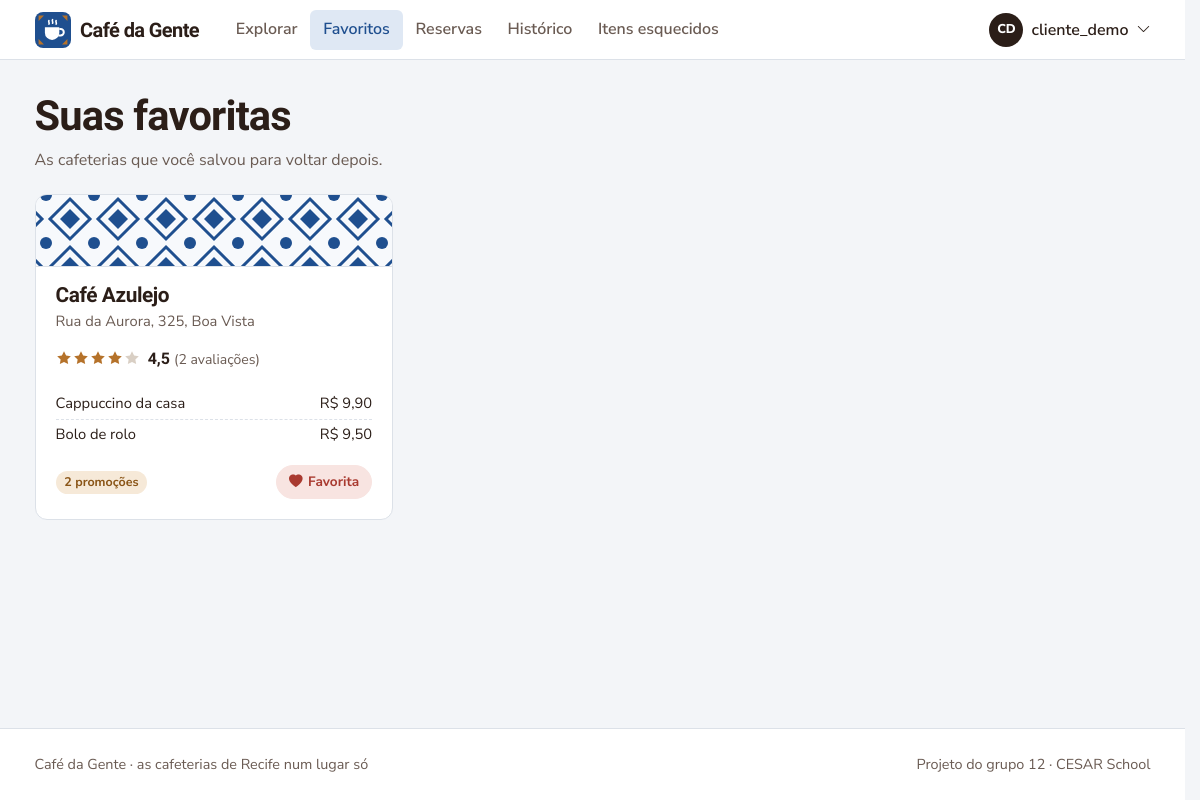
/favoritos/ (signed in), run on the app's committed database.
### coffee12app/models.py (models this page shows, shortened)
class CustomUser(AbstractUser):
    phone_number = models.CharField(max_length=15, blank=True)
    COFFEEADMIN = 'CM'
    CLIENT = 'CL'
    ZONANORTE = 'ZN'
    ZONASUL = 'ZS'
    ZONAOESTE = 'ZO'
    CENTRO = 'CE'
    NAOIDENTIFICAR = 'NI'
    ROLES = [
        (COFFEEADMIN, 'Administrador de Café'),
        (CLIENT, 'Cliente')
    ]
    LOCALIDADES = [
        (ZONANORTE, 'Zona Norte'),
        (ZONASUL, 'Zona Sul'),
        (ZONAOESTE, 'Zona Oeste'),
        (CENTRO, 'Centro'),
        (NAOIDENTIFICAR, 'Não Identificar')
    ]
    role = models.CharField(
        max_length=2,
        choices=ROLES,
        default=CLIENT,
    )
    localidade = models.CharField(
        max_length=2,
        choices=LOCALIDADES,
        default=NAOIDENTIFICAR,
    )
    cafeteria = models.ForeignKey('Estabelecimento', on_delete=models.PROTECT, null=True, blank=True)
    possui_estabelecimento = models.BooleanField(default=False)
    cafeteria_favorita = models.ManyToManyField('Estabelecimento', blank=True, related_name='cafeterias_favoritas')

class Estabelecimento(models.Model):
    nome = models.CharField(max_length=100)
    endereco = models.CharField(max_length=200)
    telefone = models.CharField(max_length=15)
    proprietario = models.ForeignKey(CustomUser, on_delete=models.CASCADE)
    descricao_horario = models.CharField(max_length=200, default='')

class Prato(models.Model):
    nome = models.CharField(max_length=100)
    descricao = models.TextField()
    preco = models.DecimalField(max_digits=6, decimal_places=2)
    preco_promocional = models.DecimalField(max_digits=6, decimal_places=2, null=True, blank=True)
    estabelecimento = models.ForeignKey(Estabelecimento, on_delete=models.CASCADE)
    prato_principal = models.BooleanField(default=False)
    @property
    def em_promocao(self):
        return self.preco_promocional is not None and self.preco_promocional < self.preco

### coffee12app/views.py (the view)
# urls.py: path('favoritos/',views.Favoritos,name='favoritos'),
@apenas_clientes
def Favoritos(request):
    favoritas = cafeterias_com_resumo().filter(cafeterias_favoritas=request.user).order_by('nome')
    return render(request, 'favoritos.html', {
        'cafeterias_favoritas': favoritas,
        'favoritos_ids': {c.id for c in favoritas},
    })

### coffee12app/context_processors.py (called while the page is built, shortened)
def navegacao(request):
    user = getattr(request, 'user', None)
    match = getattr(request, 'resolver_match', None)
    contexto = {'rota_atual': match.url_name if match else ''}
    if not user or not user.is_authenticated:
        return contexto
    eh_dono = user.role == CustomUser.COFFEEADMIN
    contexto['eh_dono_cafe'] = eh_dono
    return contexto

### coffee12app/templatetags/cafe_tags.py (called while the page is built)
@register.filter
def brl(valor):
    if valor is None or valor == '':
        return ''
    try:
        valor = Decimal(valor)
    except (InvalidOperation, TypeError, ValueError):
        return valor
    texto = f'{valor:,.2f}'.replace(',', 'X').replace('.', ',').replace('X', '.')
    return f'R$ {texto}'

@register.filter
def nota(valor):
    if valor is None:
        return ''
    return f'{float(valor):.1f}'.replace('.', ',')

@register.inclusion_tag('partials/estrelas.html')
def estrelas(valor, tamanho='md'):
    valor = float(valor or 0)
    cheias = int(round(valor))
    return {'cheias': range(cheias), 'vazias': range(5 - cheias), 'valor': valor, 'tamanho': tamanho}

@register.filter
def iniciais(nome):
    partes = [p for p in str(nome).replace('_', ' ').replace('.', ' ').split() if p]
    if not partes:
        return '?'
    if len(partes) == 1:
        return partes[0][:2].upper()
    return (partes[0][0] + partes[-1][0]).upper()

@register.filter
def azulejo(valor):
    return sum(ord(c) for c in str(valor)) % 4 + 1

### coffee12app/views.py (called while the page is built)
def apenas_clientes(view):
    @wraps(view)
    @login_required
    def wrapper(request, *args, **kwargs):
        if request.user.role != CustomUser.CLIENT:
            messages.info(request, 'Essa área é para clientes. Use o painel da sua cafeteria.')
            return redirect('homepagecafe')
        return view(request, *args, **kwargs)
    return wrapper

def cafeterias_com_resumo():
    return (
        Estabelecimento.objects
        .annotate(media=Avg('feedback__rating'), total_avaliacoes=Count('feedback', distinct=True))
        .prefetch_related(
            Prefetch('prato_set', queryset=Prato.objects.filter(prato_principal=True), to_attr='destaques'),
            Prefetch(
                'prato_set',
                queryset=Prato.objects.filter(preco_promocional__isnull=False, preco_promocional__lt=F('preco')),
                to_attr='promocoes',
            ),
        )
    )

### templates/favoritos.html (shortened to what this page needs)
{% extends 'base.html' %}
{% block conteudo %}
<div class="container">
  <div class="cabecalho">
    <h1>Suas favoritas</h1>
    <p>As cafeterias que você salvou para voltar depois.</p>
  </div>
  {% if cafeterias_favoritas %}
    <div class="grade-cafes">
      {% for cafe in cafeterias_favoritas %}
        {% include 'partials/cafe_card.html' with cafe=cafe mostrar_favorito=True %}
      {% endfor %}
    </div>
  {% endif %}
</div>
{% endblock %}

### templates/base.html (shortened to what this page needs)
{% load static cafe_tags %}<!doctype html>
<html lang="pt-BR">
<head>
  <link href="https://cdn.jsdelivr.net/npm/bootstrap@5.3.3/dist/css/bootstrap.min.css" rel="stylesheet">
  <link href="https://cdn.jsdelivr.net/npm/bootstrap-icons@1.11.3/font/bootstrap-icons.min.css" rel="stylesheet">
  <link href="{% static 'css/app.css' %}" rel="stylesheet">
</head>
<body>
  <header class="barra">
    <nav class="navbar navbar-expand-lg">
      <div class="container">
        {% if user.is_authenticated %}
          <a class="marca" href="{% if eh_dono_cafe %}{% url 'homepagecafe' %}{% else %}{% url 'homepage' %}{% endif %}">
        {% else %}
          <a class="marca" href="{% url 'inicio' %}">
        {% endif %}
            Café da Gente
          </a>
        {% if user.is_authenticated %}
          <div class="collapse navbar-collapse" id="menu">
            <ul class="navbar-nav ms-lg-4 me-auto">
              {% if eh_dono_cafe %}
                <li class="nav-item"><a class="nav-link {% if rota_atual == 'homepagecafe' %}ativo{% endif %}" href="{% url 'homepagecafe' %}">Painel</a></li>
                {% if minha_cafeteria %}
                  <li class="nav-item"><a class="nav-link {% if rota_atual == 'excluirPrato' or rota_atual == 'cadastrarPrato' or rota_atual == 'editarPrato' %}ativo{% endif %}" href="{% url 'excluirPrato' %}">Cardápio</a></li>
                  <li class="nav-item"><a class="nav-link {% if rota_atual == 'reserva_listar' %}ativo{% endif %}" href="{% url 'reserva_listar' %}">Reservas{% if nav_reservas_pendentes %}<span class="contador" title="pendentes">{{ nav_reservas_pendentes }}</span>{% endif %}</a></li>
                  <li class="nav-item"><a class="nav-link {% if rota_atual == 'solicitacoes' %}ativo{% endif %}" href="{% url 'solicitacoes' %}">Itens esquecidos{% if nav_itens_pendentes %}<span class="contador" title="pendentes">{{ nav_itens_pendentes }}</span>{% endif %}</a></li>
                  <li class="nav-item"><a class="nav-link {% if rota_atual == 'verFeedbacks' %}ativo{% endif %}" href="{% url 'verFeedbacks' minha_cafeteria.id %}">Avaliações</a></li>
                {% endif %}
              {% else %}
                <li class="nav-item"><a class="nav-link {% if rota_atual == 'homepage' %}ativo{% endif %}" href="{% url 'homepage' %}">Explorar</a></li>
                <li class="nav-item"><a class="nav-link {% if rota_atual == 'favoritos' %}ativo{% endif %}" href="{% url 'favoritos' %}">Favoritos</a></li>
                <li class="nav-item"><a class="nav-link {% if rota_atual == 'reserva_list' or rota_atual == 'reserva_update' %}ativo{% endif %}" href="{% url 'reserva_list' %}">Reservas</a></li>
                <li class="nav-item"><a class="nav-link {% if rota_atual == 'historico' %}ativo{% endif %}" href="{% url 'historico' %}">Histórico</a></li>
                <li class="nav-item"><a class="nav-link {% if rota_atual == 'listar_requisicoes_cliente' %}ativo{% endif %}" href="{% url 'listar_requisicoes_cliente' %}">Itens esquecidos</a></li>
              {% endif %}
            </ul>
            <div class="dropdown">
              <button class="btn p-0 border-0 d-flex align-items-center gap-2" type="button" data-bs-toggle="dropdown" aria-expanded="false">
                <span class="avatar" aria-hidden="true">{{ user.username|iniciais }}</span>
                <span class="fw-semibold">{{ user.username }}</span>
                <i class="bi bi-chevron-down small" aria-hidden="true"></i>
              </button>
            </div>
          </div>
        {% endif %}
      </div>
    </nav>
  </header>
  <main id="conteudo">
    {% block conteudo %}{% endblock %}
  </main>
  {% block rodape %}
  <footer class="rodape">
    <div class="container d-flex flex-wrap justify-content-between gap-2">
      <span>Café da Gente · as cafeterias de Recife num lugar só</span>
      <span>Projeto do grupo 12 · CESAR School</span>
    </div>
  </footer>
  {% endblock %}
</body>
</html>

### templates/partials/cafe_card.html
{% load cafe_tags %}
<article class="cafe">
  <div class="cafe-topo azulejo-{{ cafe.nome|azulejo }}" aria-hidden="true"></div>
  <div class="cafe-corpo">
    <h3><a href="{% url 'perfilCafeteria' cafe.id %}">{{ cafe.nome }}</a></h3>
    <div class="cafe-endereco">{{ cafe.endereco }}</div>
    <div class="mb-3">
      {% if cafe.media %}
        {% estrelas cafe.media %} <span class="nota-media ms-1">{{ cafe.media|nota }}</span>
        <span class="texto-suave small">({{ cafe.total_avaliacoes }} avaliaç{{ cafe.total_avaliacoes|pluralize:"ão,ões" }})</span>
      {% else %}
        <span class="sem-nota">Ainda sem avaliações</span>
      {% endif %}
    </div>
    {% if cafe.destaques or cafe.promocoes %}
      <ul class="cafe-destaques">
        {% for prato in cafe.destaques|slice:":3" %}
          <li><span>{{ prato.nome }}</span><span>{% if prato.em_promocao %}{{ prato.preco_promocional|brl }}{% else %}{{ prato.preco|brl }}{% endif %}</span></li>
        {% endfor %}
      </ul>
    {% endif %}
    <div class="cafe-rodape">
      {% if cafe.promocoes %}
        <span class="etiqueta etiqueta-promo">{{ cafe.promocoes|length }} promoç{{ cafe.promocoes|length|pluralize:"ão,ões" }}</span>
      {% else %}
        <span></span>
      {% endif %}
      {% if mostrar_favorito %}
        {% if cafe.id in favoritos_ids %}
          <form method="post" action="{% url 'desfavoritarCafeteria' cafe.id %}">{% csrf_token %}
            <button type="submit" class="btn-favorito ativo" aria-label="Remover {{ cafe.nome }} dos favoritos"><i class="bi bi-heart-fill" aria-hidden="true"></i> Favorita</button>
          </form>
        {% else %}
          <form method="post" action="{% url 'favoritarCafeteria' cafe.id %}">{% csrf_token %}
            <button type="submit" class="btn-favorito" aria-label="Adicionar {{ cafe.nome }} aos favoritos"><i class="bi bi-heart" aria-hidden="true"></i> Favoritar</button>
          </form>
        {% endif %}
      {% endif %}
    </div>
  </div>
</article>

### templates/partials/estrelas.html
<span class="estrelas {{ tamanho }}" role="img" aria-label="Nota {{ valor|floatformat:1 }} de 5">{% for _ in cheias %}<svg viewBox="0 0 20 20" fill="currentColor" aria-hidden="true"><path d="M10 1.5l2.6 5.3 5.9.9-4.3 4.1 1 5.8L10 14.9l-5.2 2.7 1-5.8L1.5 7.7l5.9-.9z"/></svg>{% endfor %}{% for _ in vazias %}<svg class="vazia" viewBox="0 0 20 20" fill="currentColor" aria-hidden="true"><path d="M10 1.5l2.6 5.3 5.9.9-4.3 4.1 1 5.8L10 14.9l-5.2 2.7 1-5.8L1.5 7.7l5.9-.9z"/></svg>{% endfor %}</span>

### data on the page
CustomUser: username|iniciais "CD", username "cliente_demo"
Estabelecimento: nome "Café Azulejo", endereco "Rua da Aurora, 325, Boa Vista", media|nota "4,5", total_avaliacoes "2", promocoes|length "2"
Prato: nome "Cappuccino da casa", preco_promocional|brl "R$ 9,90"
Prato: nome "Bolo de rolo", preco|brl "R$ 9,50"
